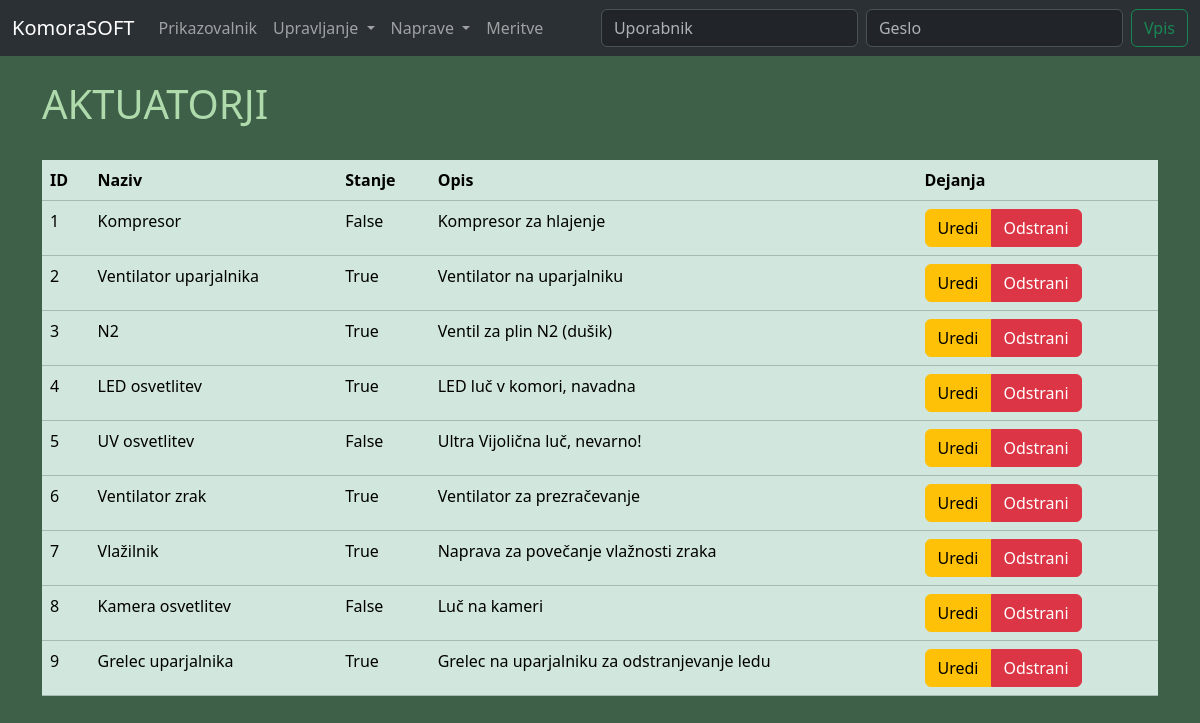
Screenshot of /actuators/ with the database file from the repository.
### komorasoft/blueprints/actuators/models.py (models this page shows, shortened)
class Actuator(db.Model):
    __tablename__ = 'aktuatorji'
    sid = db.Column(db.Integer, primary_key=True)
    name = db.Column(db.String, nullable=False)
    state = db.Column(db.Boolean, nullable=False)
    description = db.Column(db.String)

### komorasoft/blueprints/actuators/routes.py (the view)
@actuators.route('/')
def index():
    actuators = Actuator.query.all()
    cols = ["ID","Naziv","Stanje","Opis","Dejanja"]
    rows = [[actuator.sid,actuator.name,actuator.state,actuator.description] for actuator in actuators]
    return render_template('actuators/index.html', actuators=actuators, columns=cols, rows=rows)

### komorasoft/blueprints/actuators/templates/actuators/index.html (shortened to what this page needs)
{% extends "base.html" %}
{% block content %}
<div>
    <h1>AKTUATORJI</h1><br>
    {% if actuators %}
        <table class="table table-success table-hover">
            <thead>
                <tr>
                    {% for col in columns %}
                        <th scope="col">{{col}}</th>
                    {% endfor %}
                </tr>
            </thead>
            <tbody>
                {% for row in rows %}
                    <tr>
                        {% for element in row %}
                            <td>{{element}}</td>
                        {% endfor %}
                        <td>
                            <div class="btn-group" role="group" aria-label="Basic mixed styles example">
                                <button type="button" class="btn btn-warning" data-bs-toggle="modal" data-bs-target="#modalEdit{{ loop.index }}">Uredi</button>
                                <button type="button" class="btn btn-danger" data-bs-toggle="modal" data-bs-target="#modalDelete{{ loop.index }}">
                                    Odstrani
                                </button>
                            </div>
                        </td>
                    </tr>
                {% endfor %}
            </tbody>
        </table>
    {% else %}
        <center><p>V bazi ni shranjen noben aktuator.</p></center>
    {% endif %}
</div><br>
{% endblock %}

### komorasoft/templates/base.html (style rules this page uses)
body { background-color: rgb(63, 96, 72); }
h1 { color: rgba(209, 255, 202, 0.774); }

### rows the page displays
Actuator: row "1" "False", name "Kompresor", description "Kompresor za hlajenje"
Actuator: row "2" "True", name "Ventilator uparjalnika", description "Ventilator na uparjalniku"
Actuator: row "3" "True", name "N2", description "Ventil za plin N2 (dušik)"
Actuator: row "4" "True", name "LED osvetlitev", description "LED luč v komori, navadna"
Actuator: row "5" "False", name "UV osvetlitev", description "Ultra Vijolična luč, nevarno!"
Actuator: row "6" "True", name "Ventilator zrak", description "Ventilator za prezračevanje"
Actuator: row "7" "True", name "Vlažilnik", description "Naprava za povečanje vlažnosti zraka"
Actuator: row "8" "False", name "Kamera osvetlitev", description "Luč na kameri"
Actuator: row "9" "True", name "Grelec uparjalnika", description "Grelec na uparjalniku za odstranjevanje ledu"

### other values shown
{{ col }} "ID" "Naziv" "Stanje" "Opis" "Dejanja"
